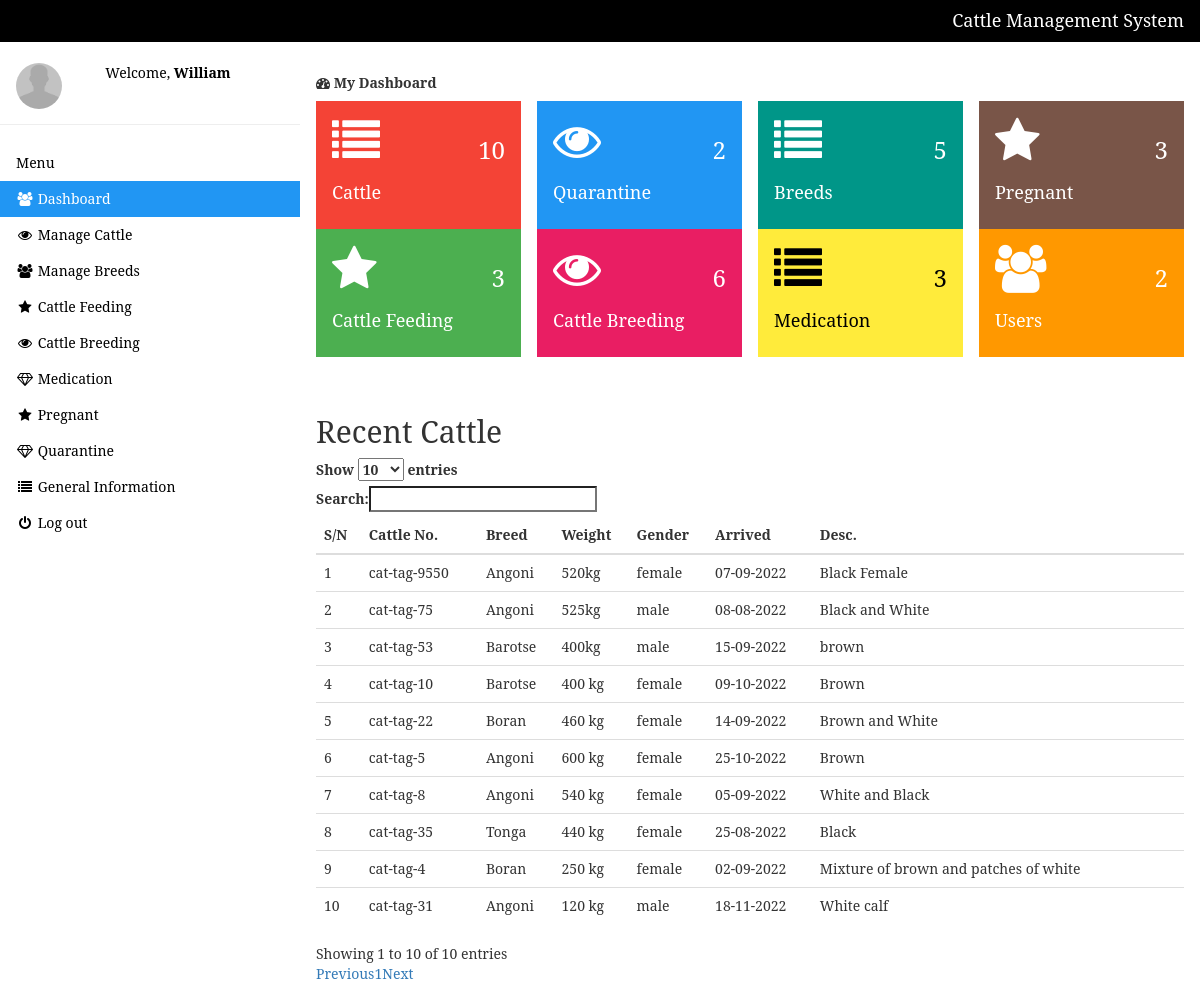
Screenshot of /dashboard.php (signed in) with the database file from the repository.
### tables this page shows
CREATE TABLE `cattles` (
  `id` int NOT NULL,
  `cattleno` varchar(255) NOT NULL,
  `breed_id` int NOT NULL,
  `weight` varchar(10) NOT NULL,
  `img` varchar(255) NOT NULL,
  `gender` varchar(10) NOT NULL,
  `arrived` varchar(10) NOT NULL,
  `remark` text NOT NULL,
  `health_status` varchar(50) NOT NULL
);

CREATE TABLE `breed` (
  `id` int NOT NULL,
  `name` varchar(255) NOT NULL
);

### dashboard.php (the view, shortened to what this page needs)
<?php include 'setting/system.php'; ?>
<?php include 'theme/head.php'; ?>
<?php include 'theme/sidebar.php'; ?>
<div class="w3-main" style="margin-left:300px;margin-top:43px;">
  <header class="w3-container" style="padding-top:22px">
    <h5><b><i class="fa fa-dashboard"></i> My Dashboard</b></h5>
  </header>
 <?php include 'inc/data.php'; ?>
 <div class="w3-container" style="padding-top:22px">
 <div class="w3-row">
 	<h2>Recent Cattle</h2>
 <div class="table-responsive">
 	<table class="table table-hover" id="table">
 		<thead>
 			<tr>
 				<th>S/N</th>
 				<th>Cattle No.</th>
 				<th>Breed</th>
 				<th>Weight</th>
 				<th>Gender</th>
 				<th>Arrived</th>
 				<th>Desc.</th>
 			</tr>
 		</thead>
 		<tbody>
 			<?php
               $qpi = $db->query("SELECT * FROM cattles ORDER BY id");
               $result = $qpi->fetchAll(PDO::FETCH_OBJ);
               foreach ($result as $j) {
               	 $cattlename = $j->cattleno;
               	 $b_id = $j->breed_id;
               	 $weight = $j->weight;
               	 $gender = $j->gender;
               	 $remark = $j->remark;
               	 $arr = $j->arrived;
               	 $k = $db->query("SELECT * FROM breed WHERE id = '$b_id' ");
               	 $ks = $k->fetchAll(PDO::FETCH_OBJ);
               	 foreach ($ks as $r) {
               	 	$bname = $r->name;
               	 ?>
                  <tr>
                  	<td><?php echo $j->id;?></td>
                  	<td><?php echo $cattlename; ?></td>
                  	<td><?php echo $bname; ?></td>
                  	<td><?php echo $weight; ?></td>
                  	<td><?php echo $gender; ?></td>
                  	<td><?php echo $arr; ?></td>
                  	<td><?php echo $remark; ?></td>
                  </tr>
               	 <?php
                 }
				}
 			?>
 		</tbody>
 	</table>
 </div>
 </div>
</div>
</div>

### theme/head.php (style rules this page uses)
body { font-family: 'Serif'; background-color: #FFFFFF; }

### rows the page displays
cattles: id "1", cattleno "cat-tag-9550", weight "520kg", gender "female", arrived "07-09-2022", remark "Black Female"
breed: name "Angoni"
cattles: id "2", cattleno "cat-tag-75", weight "525kg", gender "male", arrived "08-08-2022", remark "Black and White"
cattles: id "3", cattleno "cat-tag-53", weight "400kg", gender "male", arrived "15-09-2022", remark "brown"
breed: name "Barotse"
cattles: id "4", cattleno "cat-tag-10", weight "400 kg", gender "female", arrived "09-10-2022", remark "Brown"
cattles: id "5", cattleno "cat-tag-22", weight "460 kg", gender "female", arrived "14-09-2022", remark "Brown and White"
breed: name "Boran"
cattles: id "6", cattleno "cat-tag-5", weight "600 kg", gender "female", arrived "25-10-2022", remark "Brown"
cattles: id "7", cattleno "cat-tag-8", weight "540 kg", gender "female", arrived "05-09-2022", remark "White and Black"
cattles: id "8", cattleno "cat-tag-35", weight "440 kg", gender "female", arrived "25-08-2022", remark "Black"
breed: name "Tonga"
cattles: id "9", cattleno "cat-tag-4", weight "250 kg", gender "female", arrived "02-09-2022", remark "Mixture of brown and patches of white"
cattles: id "10", cattleno "cat-tag-31", weight "120 kg", gender "male", arrived "18-11-2022", remark "White calf"

### other values shown
NAME_ "Cattle Management System"
$_SESSION['user'] "William"
$pCount "10"
$qCount "2"
$bCount "5"
$cCount "3"
$nCount "3"
$jCount "6"
$tCount "3"
$uCount "2"
